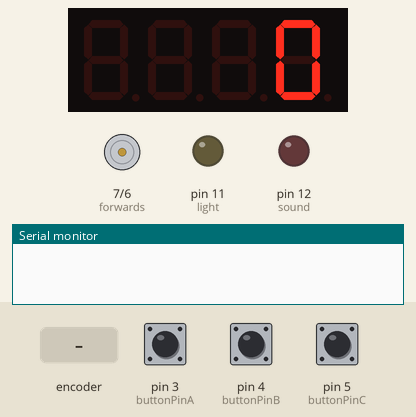
Recording of a sketch running on a simulated Arduino Uno, built with avr-gcc and run on an emulated ATmega328P. Parts: 4-digit seven-segment display, motor-driver pin pairs drawn as motors (green arrow = first pin HIGH = forward, orange = second pin HIGH = backward, longer = more drive), output pins drawn as LEDs (lit = HIGH), the last lines printed to the serial monitor. The test bench sets the inputs (shaded band); at power-on: pin 5 (buttonPinC) HIGH, pin 3 (buttonPinA) HIGH, pin 4 (buttonPinB) HIGH.

Above: at 1.2 s.
1.3 s: rotary encoder on pin 3 (buttonPinA) / pin 4 (buttonPinB) turned 3 steps (first pin leading)
At 2.6 s:
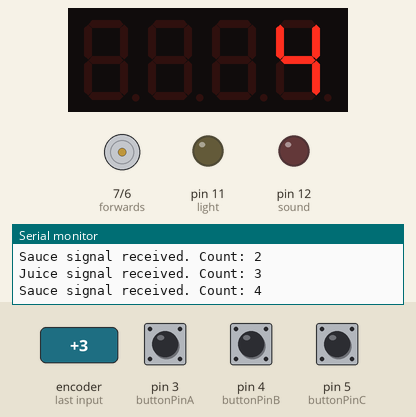
3.4 s: pin 5 (buttonPinC) pulled LOW for 0.15 s
At 4.2 s:
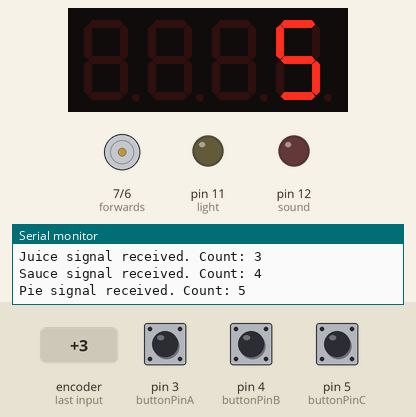
5.0 s: pin 5 (buttonPinC) pulled LOW for 1 s
7.5 s: rotary encoder on pin 3 (buttonPinA) / pin 4 (buttonPinB) turned 3 steps (first pin leading)
At 15.1 s:
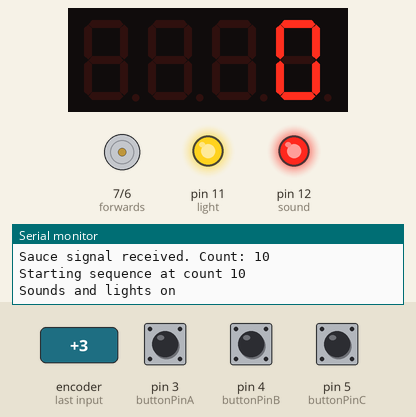
Timing chart, 0 to 33.4 s (numbered marks = the images above; inputs shaded):
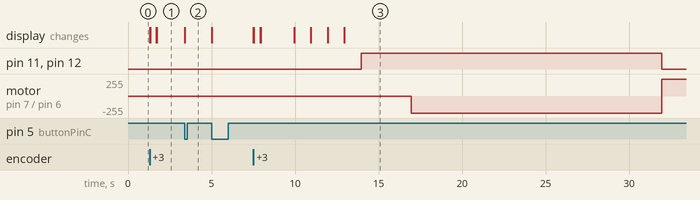

Measured:
- after the input at 1.3 s, the display: first changes at once (image 1 shows a later state)
- after the input at 3.4 s, the display: changes at once (image 2)
- after the input at 7.5 s, pin 11 (light), pin 12 (sound): LOW → HIGH after 6.5 s, → LOW 18.0 s later; motor on pin 7 (forwards) / pin 6 (backwards): stopped → backward 255/255 after 9.5 s, → forward 255/255 15.0 s later; the display: first changes at once (image 3 shows a later state)

The sketch:

apple_counter.ino
```cpp
#include <Wire.h> // Enable this line if using Arduino Uno, Mega, etc.
#include <Adafruit_GFX.h>
#include "Adafruit_LEDBackpack.h"

Adafruit_7segment matrix = Adafruit_7segment();

// Button pins
const int buttonPinA = 3; // from juice 11
const int buttonPinB = 4; // from sauce 11
const int buttonPinC = 5; //from pie 11

// Output pins
const int light = 11;
const int sound = 12;
const int forwards = 7;  // basket
const int backwards = 6;

// Variables will change:
int counter = 0; // counter for the number of button presses
int buttonStateA = 0, lastButtonStateA = 0;
int buttonStateB = 0, lastButtonStateB = 0;
int buttonStateC = 0, lastButtonStateC = 0;

// Debouncing variables
unsigned long lastDebounceTimeA = 0;
unsigned long lastDebounceTimeB = 0;
unsigned long lastDebounceTimeC = 0;
unsigned long debounceDelay = 200; // 200ms debounce delay

// Sequence control variables
bool sequenceActive = false;
unsigned long sequenceTimer = 0;
int sequenceStep = 0;
int blinkCount = 0;

void setup() {
  Serial.begin(9600);
  matrix.begin(0x70);

  // Initialize pins
  pinMode(buttonPinA, INPUT_PULLUP); // Pull-up for juice signal
  pinMode(buttonPinB, INPUT_PULLUP); // Pull-up for sauce signal
  pinMode(buttonPinC, INPUT_PULLUP); // Pull-up for pie signal
  pinMode(light, OUTPUT);
  pinMode(sound, OUTPUT);
  pinMode(forwards, OUTPUT);
  pinMode(backwards, OUTPUT);
}

void loop() {
  // Display counter
  matrix.print(counter);
  matrix.writeDisplay();

  // Handle sequence if active
  if (sequenceActive) {
    handleSequence();
    return; // Don't process button inputs during sequence
  }

  // Read buttons
  buttonStateA = digitalRead(buttonPinA);
  buttonStateB = digitalRead(buttonPinB);
  buttonStateC = digitalRead(buttonPinC);

  // Check for button presses with debouncing (now looking for LOW signals)
  if (buttonStateA != lastButtonStateA && buttonStateA == LOW) {
    if ((millis() - lastDebounceTimeA) > debounceDelay) {
      counter++;
      lastDebounceTimeA = millis();
      Serial.print("Juice signal received. Count: ");
      Serial.println(counter);
    }
  }
  if (buttonStateB != lastButtonStateB && buttonStateB == LOW) {
    if ((millis() - lastDebounceTimeB) > debounceDelay) {
      counter++;
      lastDebounceTimeB = millis();
      Serial.print("Sauce signal received. Count: ");
      Serial.println(counter);
    }
  }
  if (buttonStateC != lastButtonStateC && buttonStateC == LOW) {
    if ((millis() - lastDebounceTimeC) > debounceDelay) {
      counter++;
      lastDebounceTimeC = millis();
      Serial.print("Pie signal received. Count: ");
      Serial.println(counter);
    }
  }

  // Update button states
  lastButtonStateA = buttonStateA;
  lastButtonStateB = buttonStateB;
  lastButtonStateC = buttonStateC;

  // Trigger at 10 count
  if (counter >= 10) {
    sequenceActive = true;
    sequenceTimer = millis();
    sequenceStep = 0;
    blinkCount = 0;
    Serial.println("Starting sequence at count 10");
  }
}

void handleSequence() {
  // Display "10" for 20 seconds
  matrix.print(10);
  matrix.writeDisplay();
  delay(2000); // Wait 20 seconds

  // Countdown 3, 2, 1, 0
  matrix.print(3);
  matrix.writeDisplay();
  delay(1000);

  matrix.print(2);
  matrix.writeDisplay();
  delay(1000);

  matrix.print(1);
  matrix.writeDisplay();
  delay(1000);

  matrix.print(0);
  matrix.writeDisplay();
  delay(1000);

  // Start sounds and lights
  digitalWrite(light, HIGH);
  digitalWrite(sound, HIGH);
  Serial.println("Sounds and lights on");
  delay(3000); // Wait 3 seconds

  // Open basket
  digitalWrite(forwards, LOW);
  digitalWrite(backwards, HIGH);
  Serial.println("Basket opening");
  delay(15000); // Open for 15 seconds

  // Turn off lights and sounds, close basket
  digitalWrite(light, LOW);
  digitalWrite(sound, LOW);
  digitalWrite(forwards, HIGH);
  digitalWrite(backwards, LOW);
  Serial.println("Lights/sounds off, basket closing");
  delay(25000); // Close for 25 seconds

  // Stop motors and reset
  digitalWrite(forwards, LOW);
  digitalWrite(backwards, LOW);
  counter = 0;
  sequenceActive = false;
  Serial.println("Sequence complete, counter reset");
}
```
